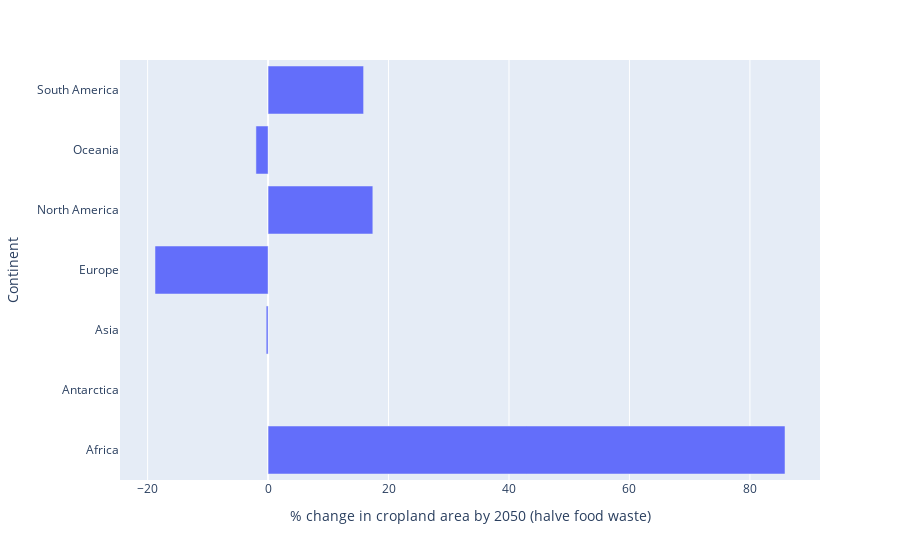

The notebook cell this image was saved under:
### Code cell
px.bar(
    williams_2020_continents, 
    x="waste_change_pct", 
    y="Continent", 
    labels = {
        "waste_change_pct": "% change in cropland area by 2050 (halve food waste)"
    }
)

### Figure 1 — Plotly figure (JSON) as saved in the notebook; plotly's stock layout.template omitted (floating-point values rounded to 4 significant figures)
{"data": [{"alignmentgroup": "True", "hovertemplate": "% change in cropland area by 2050 (halve food waste)=%{x}<br>Continent=%{y}<extra></extra>", "legendgroup": "", "marker": {"color": "#636efa", "pattern": {"shape": ""}}, "name": "", "offsetgroup": "", "orientation": "h", "showlegend": false, "textposition": "auto", "type": "bar", "x": [85.83, null, -0.313, -18.77, 17.39, -2.017, 15.86], "xaxis": "x", "y": ["Africa", "Antarctica", "Asia", "Europe", "North America", "Oceania", "South America"], "yaxis": "y"}], "layout": {"autosize": true, "barmode": "relative", "legend": {"tracegroupgap": 0}, "margin": {"t": 60}, "xaxis": {"anchor": "y", "autorange": true, "domain": [0, 1], "range": [-24.59, 91.64], "title": {"text": "% change in cropland area by 2050 (halve food waste)"}, "type": "linear"}, "yaxis": {"anchor": "x", "autorange": true, "domain": [0, 1], "range": [-0.5, 6.5], "title": {"text": "Continent"}, "type": "category"}}}
